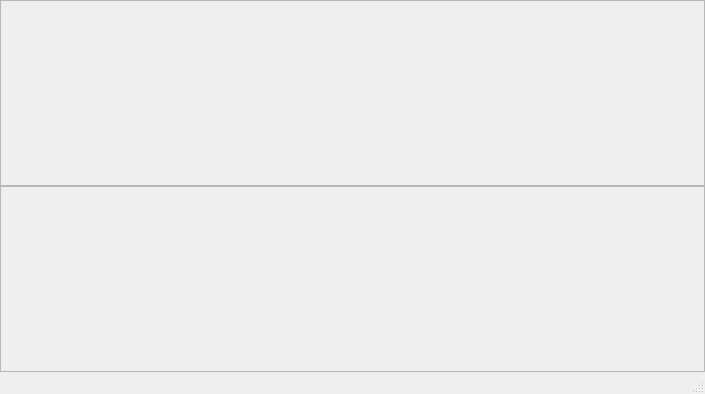
<?xml version="1.0" encoding="UTF-8"?>
<ui version="4.0">
 <class>MainWindow</class>
 <widget class="QMainWindow" name="MainWindow">
  <property name="geometry">
   <rect>
    <x>0</x>
    <y>0</y>
    <width>705</width>
    <height>394</height>
   </rect>
  </property>
  <property name="windowTitle">
   <string>MainWindow</string>
  </property>
  <widget class="QWidget" name="centralwidget">
   <layout class="QVBoxLayout" name="verticalLayout">
    <property name="spacing">
     <number>0</number>
    </property>
    <property name="leftMargin">
     <number>0</number>
    </property>
    <property name="topMargin">
     <number>0</number>
    </property>
    <property name="rightMargin">
     <number>0</number>
    </property>
    <property name="bottomMargin">
     <number>0</number>
    </property>
    <item>
     <widget class="QFrame" name="header_frame">
      <property name="frameShape">
       <enum>QFrame::StyledPanel</enum>
      </property>
      <property name="frameShadow">
       <enum>QFrame::Raised</enum>
      </property>
     </widget>
    </item>
    <item>
     <widget class="QFrame" name="main_body">
      <property name="frameShape">
       <enum>QFrame::StyledPanel</enum>
      </property>
      <property name="frameShadow">
       <enum>QFrame::Raised</enum>
      </property>
     </widget>
    </item>
   </layout>
  </widget>
  <widget class="QMenuBar" name="menubar">
   <property name="geometry">
    <rect>
     <x>0</x>
     <y>0</y>
     <width>705</width>
     <height>30</height>
    </rect>
   </property>
  </widget>
  <widget class="QStatusBar" name="statusbar"/>
 </widget>
 <resources/>
 <connections/>
</ui>
